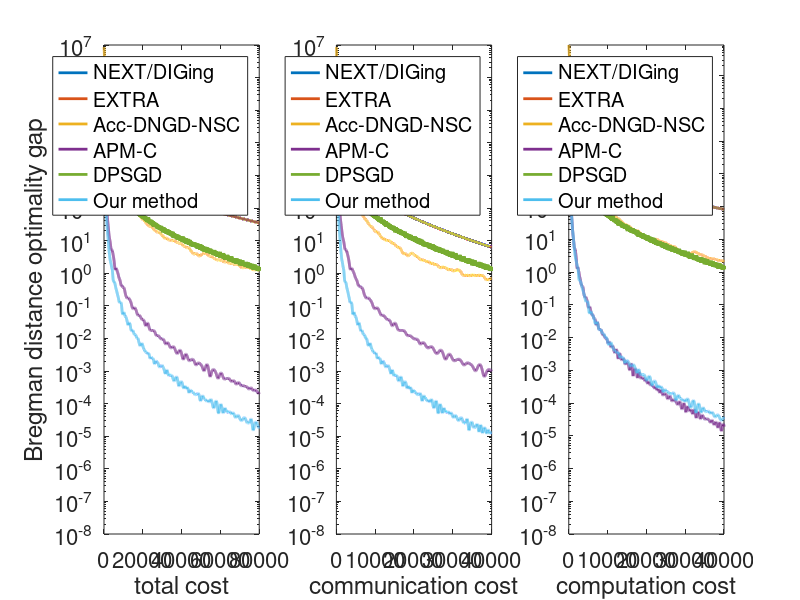
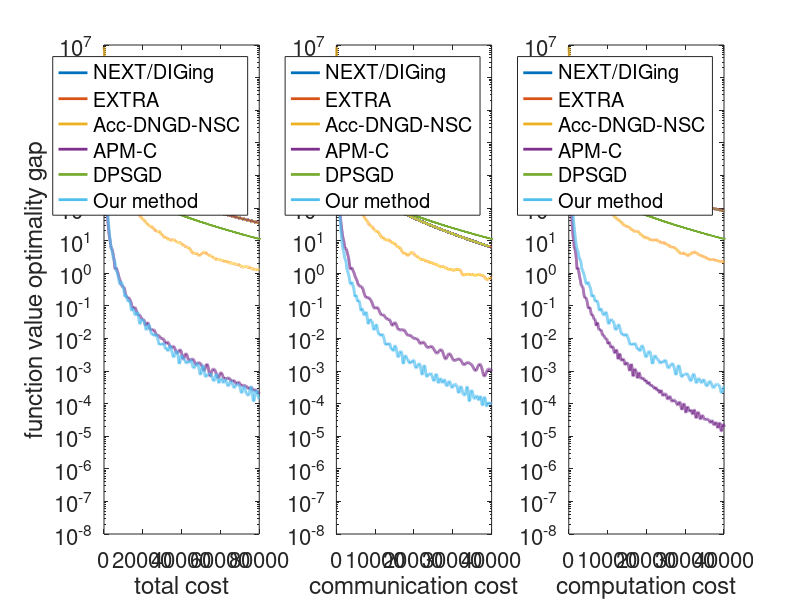

Here is the MATLAB script that generated these plots, in order:
% NEXT_err                = zeros(Niter+1, 2);
% DIGing_err              = zeros(Niter+1, 2);
% EXTRA_err               = zeros(Niter+1, 2);
% DPSGD_err               = zeros(Niter+1, 2);
% Acc_DNGD_NSC_err        = zeros(Niter+1, 2);
% APM_C_err               = zeros(Niter+1, 2);
% OptPrimalDual_err       = zeros(Niter+1, 2);
% NEXT_counter            = zeros(3, Niter+1);
% DIGing_counter          = zeros(3, Niter+1);
% EXTRA_counter           = zeros(3, Niter+1);
% DPSGD_counter           = zeros(3, Niter+1);
% Acc_DNGD_NSC_counter    = zeros(3, Niter+1);
% APM_C_counter           = zeros(3, Niter+1);
% OptPrimalDual_counter   = zeros(3, Niter+1);
clear
load final-result.mat

%% counter calculation %%%%
comp_time_unit = 5;
comm_time_unit = 1;

% the first row is for total cost; the second row is for communication
% cost; the third row is for gradient computation cost.

% NEXT
DIGing_counter      = zeros(3, Niter+1);
DIGing_counter(2,:) = (0:Niter)*2*comm_time_unit;
DIGing_counter(3,:) = (0:Niter)*1*comp_time_unit;
DIGing_counter(1,:) = DIGing_counter(2,:) + DIGing_counter(3,:);

% EXTRA
EXTRA_counter          = zeros(3, Niter+1);
EXTRA_counter(2,2:end) = ((1:Niter)*2 - 1) * comm_time_unit;
EXTRA_counter(3,2:end) = (1:Niter)*1*comp_time_unit;
EXTRA_counter(1,:)     = EXTRA_counter(2,:) + EXTRA_counter(3,:);

% DPSGD
num_iter = ceil(2 * Niter);
DPSGD_counter      = zeros(3, num_iter+1);
DPSGD_counter(2,:) = (0:num_iter)*1*comm_time_unit;
DPSGD_counter(3,:) = (0:num_iter)*batch_size_portion*comp_time_unit;
DPSGD_counter(1,:) = DPSGD_counter(2,:) + DPSGD_counter(3,:);

% Acc_DNGD_NSC
Acc_DNGD_NSC_counter      = zeros(3, Niter+1); 
Acc_DNGD_NSC_counter(2,:) = (0:Niter)*3*comm_time_unit;
Acc_DNGD_NSC_counter(3,:) = (0:Niter)*1*comp_time_unit;
Acc_DNGD_NSC_counter(1,:) = Acc_DNGD_NSC_counter(2,:) + Acc_DNGD_NSC_counter(3,:);

% APM_C
L          = L_f;
Lap_eig    = sort(eig(Lap));
W          = eye(Num_Nodes) - Lap/Lap_eig(end);
W_eig      = sort(eig(W));

APM_C_counter           = zeros(3, Niter+1);
inner_consensus_factor  = zeros(1, Niter);
inner_consensus_const   = 0.2;

for k = 1:Niter
    inner_consensus_factor(k) = log(k) / sqrt(1-W_eig(end-1));
    T = ceil(inner_consensus_const * inner_consensus_factor(k));
    APM_C_counter(1,k+1) = APM_C_counter(1,k) + T*comm_time_unit + 1*comp_time_unit;
end
APM_C_counter(3,:) = (0:Niter)*1*comp_time_unit;
APM_C_counter(2,:) = APM_C_counter(1,:) - APM_C_counter(3,:);

% OptPrimalDual
K         = floor(Num_InnerConsensus/2);
OPTRA_counter      = zeros(3, Niter+1);
OPTRA_counter(2,:) = (0:Niter)*2*K*comm_time_unit;
OPTRA_counter(3,:) = (0:Niter)*1*comp_time_unit;
OPTRA_counter(1,:) = OPTRA_counter(2,:) + OPTRA_counter(3,:);

%% plot figures %%%%
figure

font_size = 16;
subplot(1,3,1)
fmean = semilogy(DIGing_counter(1,:), DIGing_err(:,1), EXTRA_counter(1,:), EXTRA_err(:,1),...
    Acc_DNGD_NSC_counter(1,:), Acc_DNGD_NSC_err(:,1),...
    APM_C_counter(1,:), APM_C_err(:,1), DPSGD_counter(1,:), DPSGD_err(:,1), ...
    OPTRA_counter(1,:), OPTRA_err(:,1));
hold on
set(fmean, 'linewidth', 2);
xlabel({'total cost'}, 'FontSize',font_size)
ylabel({'Bregman distance optimality gap'}, 'FontSize',font_size)
legend({'NEXT/DIGing', 'EXTRA', 'Acc-DNGD-NSC', 'APM-C', 'DPSGD', 'Our method'}, 'FontSize',font_size)
xlim([0 DPSGD_counter(1,end)])
set(gca,'FontSize',font_size)

subplot(1,3,2)
fmean = semilogy(DIGing_counter(2,:), DIGing_err(:,1), EXTRA_counter(2,:), EXTRA_err(:,1),...
    Acc_DNGD_NSC_counter(2,:), Acc_DNGD_NSC_err(:,1),...
    APM_C_counter(2,:), APM_C_err(:,1), DPSGD_counter(2,:), DPSGD_err(:,1), ...
    OPTRA_counter(2,:), OPTRA_err(:,1));
hold on
set(fmean, 'linewidth', 2);
xlabel({'communication cost'}, 'FontSize',font_size)
% ylabel({'Bregman distance optimality gap'}, 'FontSize',20)
legend({'NEXT/DIGing', 'EXTRA', 'Acc-DNGD-NSC', 'APM-C', 'DPSGD', 'Our method'}, 'FontSize',font_size)
xlim([0 DIGing_counter(2,end)])
set(gca,'FontSize',font_size)

subplot(1,3,3)
fmean = semilogy(DIGing_counter(3,:), DIGing_err(:,1), EXTRA_counter(3,:), EXTRA_err(:,1),...
    Acc_DNGD_NSC_counter(3,:), Acc_DNGD_NSC_err(:,1),...
    APM_C_counter(3,:), APM_C_err(:,1), DPSGD_counter(3,:), DPSGD_err(:,1), ...
    OPTRA_counter(3,:), OPTRA_err(:,1));
hold on
% semilogy(OPTRA_counter(3,:), upperbound, 'ro');
set(fmean, 'linewidth', 2);
xlabel({'computation cost'}, 'FontSize',font_size)
% ylabel({'Bregman distance optimality gap'}, 'FontSize',20)
legend({'NEXT/DIGing', 'EXTRA', 'Acc-DNGD-NSC', 'APM-C', 'DPSGD', 'Our method'}, 'FontSize',font_size)
xlim([0 DPSGD_counter(3,end)])
ylim([1e-8 inf])
set(gca,'FontSize',font_size)


figure
subplot(1,3,1)
fmean = semilogy(DIGing_counter(1,:), DIGing_err(:,2), EXTRA_counter(1,:), EXTRA_err(:,2),...
    Acc_DNGD_NSC_counter(1,:), Acc_DNGD_NSC_err(:,2),...
    APM_C_counter(1,:), APM_C_err(:,2), DPSGD_counter(1,:), DPSGD_err(:,2), ...
    OPTRA_counter(1,:), OPTRA_err(:,2));
hold on
set(fmean, 'linewidth', 2);
xlabel({'total cost'}, 'FontSize',font_size)
ylabel({'function value optimality gap'}, 'FontSize',font_size)
legend({'NEXT/DIGing', 'EXTRA', 'Acc-DNGD-NSC', 'APM-C', 'DPSGD', 'Our method'}, 'FontSize',font_size)
xlim([0 DPSGD_counter(1,end)])
set(gca,'FontSize',font_size)

subplot(1,3,2)
fmean = semilogy(DIGing_counter(2,:), DIGing_err(:,2), EXTRA_counter(2,:), EXTRA_err(:,2),...
    Acc_DNGD_NSC_counter(2,:), Acc_DNGD_NSC_err(:,2),...
    APM_C_counter(2,:), APM_C_err(:,2), DPSGD_counter(2,:), DPSGD_err(:,2), ...
    OPTRA_counter(2,:), OPTRA_err(:,2));
hold on
set(fmean, 'linewidth', 2);
xlabel({'communication cost'}, 'FontSize',font_size)
% ylabel({'function value optimality gap'}, 'FontSize',20)
legend({'NEXT/DIGing', 'EXTRA', 'Acc-DNGD-NSC', 'APM-C', 'DPSGD', 'Our method'}, 'FontSize',font_size)
xlim([0 DIGing_counter(2,end)])
set(gca,'FontSize',font_size)

subplot(1,3,3)
fmean = semilogy(DIGing_counter(3,:), DIGing_err(:,2), EXTRA_counter(3,:), EXTRA_err(:,2),...
    Acc_DNGD_NSC_counter(3,:), Acc_DNGD_NSC_err(:,2),...
    APM_C_counter(3,:), APM_C_err(:,2), DPSGD_counter(3,:), DPSGD_err(:,2), ...
    OPTRA_counter(3,:), OPTRA_err(:,2));
hold on
set(fmean, 'linewidth', 2);
xlabel({'computation cost'}, 'FontSize',font_size)
% ylabel({'function value optimality gap'}, 'FontSize',20)
legend({'NEXT/DIGing', 'EXTRA', 'Acc-DNGD-NSC', 'APM-C', 'DPSGD', 'Our method'}, 'FontSize',font_size)
xlim([0 DPSGD_counter(3,end)])
set(gca,'FontSize',font_size)